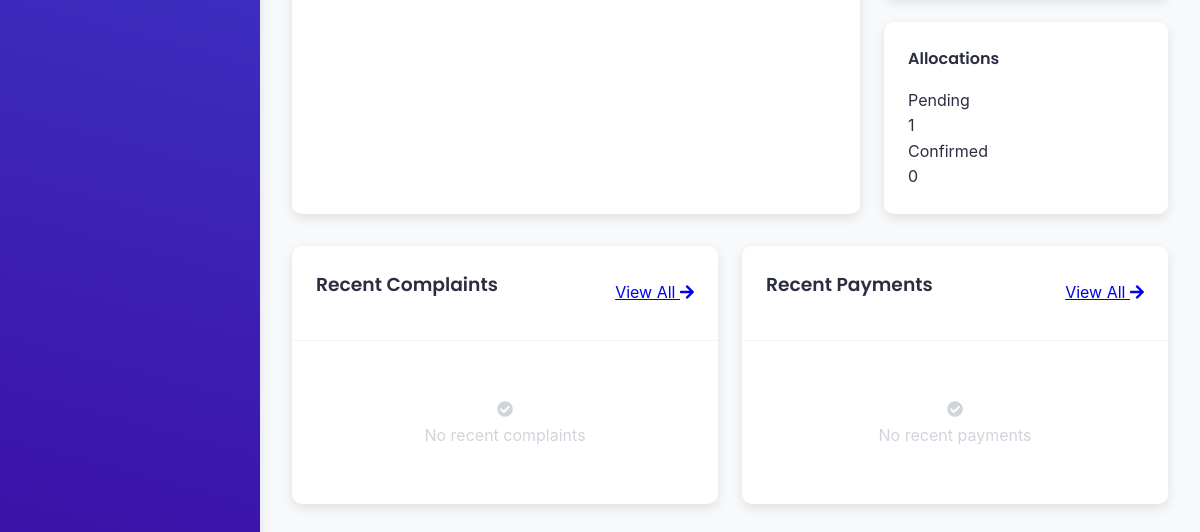
The page /dashboard/ (signed in, lower part) on the database as committed earlier.
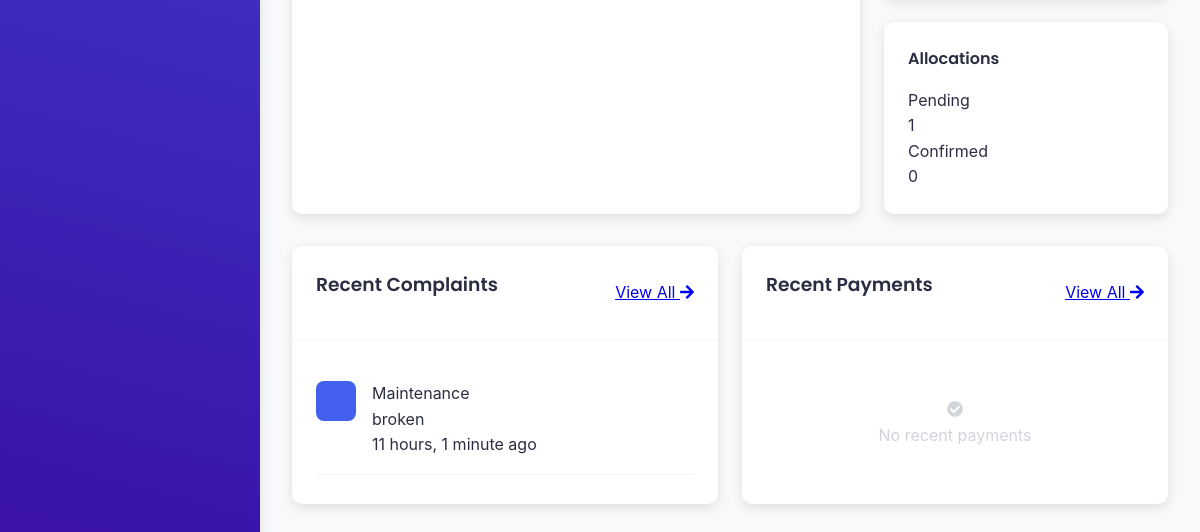
The same page on the database as committed later.
### Hostels/models.py (models this page shows, shortened)
class ComplaintMaintenance(models.Model):
    REQUEST_TYPES = (
        ('complaint', 'Complaint'),
        ('maintenance', 'Maintenance'),
    )
    user = models.ForeignKey(CustomUser, on_delete=models.CASCADE)
    request_type = models.CharField(max_length=20, choices=REQUEST_TYPES)
    room_number = models.CharField(max_length=10)
    category = models.CharField(max_length=50)
    details = models.TextField()
    status = models.CharField(max_length=20, default='pending', choices=(('pending', 'Pending'), ('resolved', 'Resolved')))
    created_at = models.DateTimeField(auto_now_add=True)

### Hostels/views.py (the view, shortened to what this page needs)
# urls.py: path('dashboard/', views.dashboard, name='admin_dashboard'),
@login_required
def dashboard(request):
    if not request.user.is_staff:
        messages.error(request, "You don't have permission to access the admin dashboard.")
        return redirect('index')
    active_tab = request.GET.get('tab', 'overview')
    total_users = CustomUser.objects.filter(is_staff=False).count()
    available_rooms = Room.objects.exclude(total_beds__lte=F('occupied_beds')).count()
    pending_requests = ComplaintMaintenance.objects.filter(status='pending').count()
    total_revenue = FeePayment.objects.filter(status='completed').aggregate(Sum('amount'))['amount__sum'] or 0
    avg_service_rating = Feedback.objects.aggregate(Avg('service_rating'))['service_rating__avg'] or 0
    allocation_stats = Allocation.objects.values('status').annotate(count=Count('status'))
    status_counts = {item['status']: item['count'] for item in allocation_stats}
    status_counts = {item['status']: item['count'] for item in allocation_stats}
    pending_allocations = status_counts.get('pending', 0)
    confirmed_allocations = status_counts.get('confirmed', 0)
    rejected_allocations = status_counts.get('rejected', 0)
    upcoming_events = Form.objects.filter(date__gte=date.today()).count()
    occupancy_rate = Room.objects.aggregate(total_beds=Sum('total_beds'), occupied=Sum('occupied_beds'))
    occupancy_percentage = (occupancy_rate['occupied'] / occupancy_rate['total_beds'] * 100) if occupancy_rate['total_beds'] else 0
    rating_progress_width = round((avg_service_rating / 5) * 100) if avg_service_rating else 0
    recent_complaints = ComplaintMaintenance.objects.order_by('-created_at')[:5]
    recent_payments = FeePayment.objects.order_by('-payment_date')[:5]
    context = {
        'active_tab': active_tab,
        'stats': {
            'total_users': total_users,
            'available_rooms': available_rooms,
            'pending_requests': pending_requests,
            'total_revenue': total_revenue,
            'avg_service_rating': round(avg_service_rating, 1),
            'pending_allocations': pending_allocations,
            'confirmed_allocations': confirmed_allocations,
            'rejected_allocations': rejected_allocations,
            'upcoming_events': upcoming_events,
            'occupancy_percentage': round(occupancy_percentage, 1),
            'rating_progress_width': rating_progress_width,
        },
        'recent_complaints': recent_complaints,
        'recent_payments': recent_payments,
    }
    context['allocation_data'] = {
        'pending': pending_allocations,
        'confirmed': confirmed_allocations,
        'rejected': rejected_allocations,
    }
    return render(request, 'Rooms_dashboard.html', context)

### Hostels/templates/Rooms_dashboard.html (shortened to what this page needs)
{% extends 'Rooms_base.html' %}
{% load static %}
{% block content %}
<div class="admin-container">
    <div class="sidebar">
    </div>
    <div class="main-content">
        {% if active_tab == 'overview' %}
        <div class="dashboard-grid">
            <div class="content-grid">
                <div class="chart-card">
                </div>
                <div class="quick-stats-grid">
                    <div class="quick-stat allocations-card">
                        <h4>Allocations</h4>
                        <div class="allocation-progress">
                            <div class="progress-item">
                                <span class="progress-label">Pending</span>
                                <span class="progress-value">{{ stats.pending_allocations }}</span>
                            </div>
                            <div class="progress-item">
                                <span class="progress-label">Confirmed</span>
                                <span class="progress-value">{{ stats.confirmed_allocations }}</span>
                            </div>
                        </div>
                    </div>
                </div>
            </div>
            <div class="recent-activities">
                <div class="activity-card">
                    <div class="card-header">
                        <h3>Recent Complaints</h3>
                        <a href="{% url 'view_requests' %}" class="view-all">View All <i
                                class="fas fa-arrow-right"></i></a>
                    </div>
                    <div class="activity-list">
                        {% for complaint in recent_complaints %}
                        <div class="activity-item">
                            <div class="activity-icon {{ complaint.request_type }}">
                            </div>
                            <div class="activity-content">
                                <div class="activity-title">{{ complaint.request_type|capfirst }}</div>
                                <div class="activity-details">{{ complaint.details|truncatewords:8 }}</div>
                                <div class="activity-time">{{ complaint.created_at|timesince }} ago</div>
                            </div>
                        </div>
                        {% empty %}
                        <div class="empty-state">
                            <i class="fas fa-check-circle"></i>
                            <p>No recent complaints</p>
                        </div>
                        {% endfor %}
                    </div>
                </div>
                <div class="activity-card">
                    <div class="card-header">
                        <h3>Recent Payments</h3>
                        <a href="#" class="view-all">View All <i class="fas fa-arrow-right"></i></a>
                    </div>
                    <div class="activity-list">
                        {% for payment in recent_payments %}
                        <div class="activity-item">
                            <div class="activity-icon payment">
                                <i class="fas fa-rupee-sign"></i>
                            </div>
                            <div class="activity-content">
                                <div class="activity-title">Payment {{ payment.status }}</div>
                                <div class="activity-details">₹{{ payment.amount }} • {{ payment.user.email }}</div>
                                <div class="activity-time">{{ payment.payment_date|timesince }} ago</div>
                            </div>
                        </div>
                        {% empty %}
                        <div class="empty-state">
                            <i class="fas fa-check-circle"></i>
                            <p>No recent payments</p>
                        </div>
                        {% endfor %}
                    </div>
                </div>
            </div>
        </div>
{% endif %}
    </div>
</div>
{% endblock %}

Rows that differ between the two databases and show on the page:
added ComplaintMaintenance: request_type "Maintenance", details "broken", created_at "11 hours, 1 minute"
Other text that changed with them:
text no longer shown: "No recent complaints"
